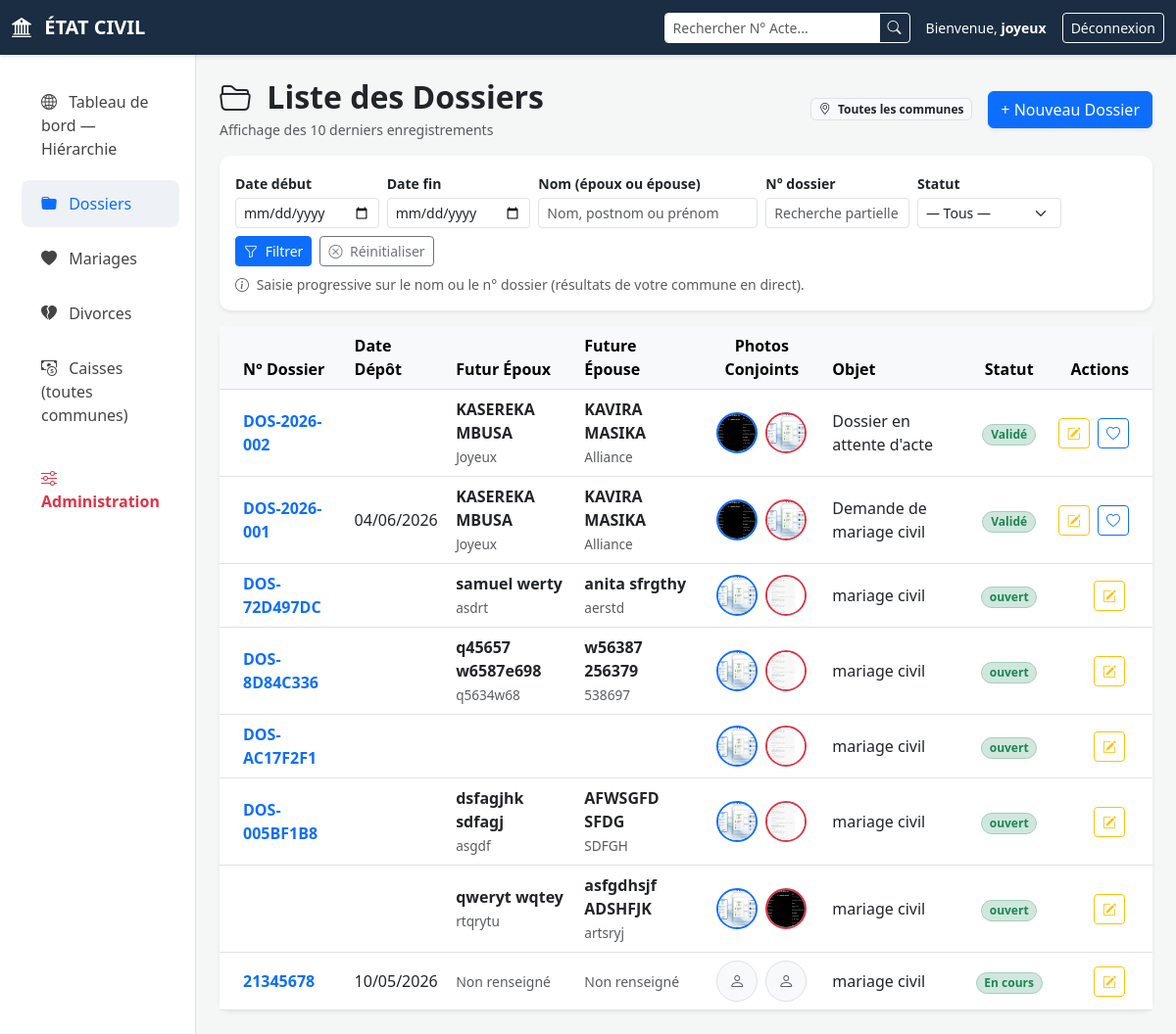
/dossiers/ (signed in), run on an earlier commit of the app's database.
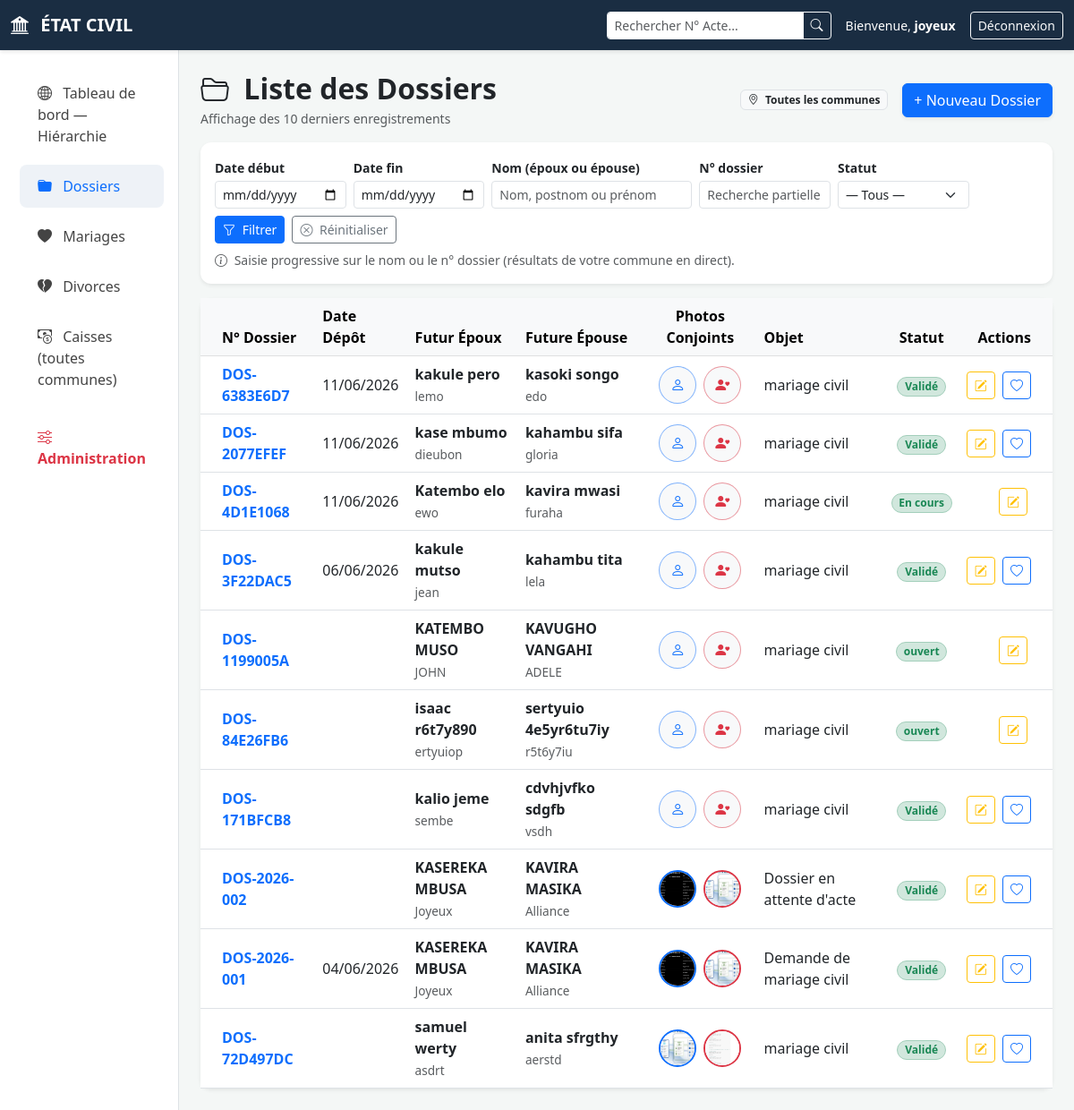
And on a later commit of the database.
### mariage/models.py (models this page shows, shortened)
class Dossier(models.Model):
    STATUS_CHOICES = [
        ('en_attente', 'En attente'),
        ('en_cours', 'En cours'),
        ('valide', 'Validé'),
        ('rejete', 'Rejeté'),
    ]
    numero_dossier = models.CharField(max_length=50, unique=True)
    commune_enregistrement = models.ForeignKey(
        Commune,
        on_delete=models.CASCADE,
        related_name='dossiers_enregistres',
        null=True,  # Permet aux anciens dossiers de ne pas avoir de commune en BDD
        blank=True  # Permet de laisser le champ vide dans les formulaires si besoin
    )
    epoux = models.ForeignKey(Epoux, on_delete=models.CASCADE, related_name='dossiers_epoux', null=True, blank=True)
    epouse = models.ForeignKey(Epouse, on_delete=models.CASCADE, related_name='dossiers_epouse', null=True, blank=True)
    date_depot = models.DateField(null=True, blank=True)
    objet = models.CharField(max_length=255, null=True, blank=True)
    statut = models.CharField(max_length=20, choices=STATUS_CHOICES, default='en_attente')
    utilisateur = models.ForeignKey(Utilisateur, on_delete=models.CASCADE)
    date_creation = models.DateTimeField(auto_now_add=True)
    date_mise_a_jour = models.DateTimeField(auto_now=True)
    celebre_a_mairie = models.BooleanField(
        default=False,
        help_text="Mariage célébré à la mairie (hôtel de ville) plutôt qu'en commune.",
    )

class Epoux(models.Model):
    nom = models.CharField(max_length=100)
    post_nom = models.CharField(max_length=100)
    prenom = models.CharField(max_length=100)
    commune_residence = models.ForeignKey(Commune, on_delete=models.SET_NULL, null=True)
    piece_identite = models.CharField(max_length=100)
    numero_piece = models.CharField(max_length=100, unique=True)
    photo_carte = models.ImageField(upload_to='cartes_identite/', null=True, blank=True)
    telephone = models.CharField(max_length=20)
    empreinte_digitale = models.OneToOneField(EmpreinteDigitale, on_delete=models.SET_NULL, null=True, blank=True)
    reconnaissance_faciale = models.OneToOneField(
        ReconnaissanceFaciale, on_delete=models.SET_NULL, null=True, blank=True
    )
    profession = models.CharField(max_length=150, null=True, blank=True)
    nom_pere = models.CharField(max_length=100, null=True, blank=True)
    nom_mere = models.CharField(max_length=100, null=True, blank=True)
    date_naissance = models.DateField(null=True, blank=True)
    lieu_naissance = models.CharField(max_length=150, null=True, blank=True)
    nationalite = models.CharField(max_length=100, null=True, blank=True)
    numero_parcelle = models.CharField(max_length=150, null=True, blank=True)
    cellule = models.CharField(max_length=150, null=True, blank=True)
    quartier = models.CharField(max_length=150, null=True, blank=True)
    ville_origine = models.CharField(max_length=150, null=True, blank=True)
    date_delivrance = models.DateField(null=True, blank=True) # CORRIGÉ : DateField avec majuscule
    lieu_delivrance = models.CharField(max_length=150, null=True, blank=True)
    photo = models.ImageField(upload_to='photos/epoux/', blank=True, null=True)
    @property
    def photo_affichage(self):
        return photo_conjoint_affichage(self)

class Epouse(models.Model):
    nom = models.CharField(max_length=100)
    post_nom = models.CharField(max_length=100)
    prenom = models.CharField(max_length=100)
    commune_residence = models.ForeignKey(Commune, on_delete=models.SET_NULL, null=True)
    piece_identite = models.CharField(max_length=100)
    numero_piece = models.CharField(max_length=100, unique=True)
    photo_carte = models.ImageField(upload_to='cartes_identite/', null=True, blank=True)
    telephone = models.CharField(max_length=20)
    empreinte_digitale = models.OneToOneField(EmpreinteDigitale, on_delete=models.SET_NULL, null=True, blank=True)
    reconnaissance_faciale = models.OneToOneField(
        ReconnaissanceFaciale, on_delete=models.SET_NULL, null=True, blank=True
    )
    profession = models.CharField(max_length=150, null=True, blank=True)
    nom_pere = models.CharField(max_length=100, null=True, blank=True)
    nom_mere = models.CharField(max_length=100, null=True, blank=True)
    date_naissance = models.DateField(null=True, blank=True)
    lieu_naissance = models.CharField(max_length=150, null=True, blank=True)
    nationalite = models.CharField(max_length=100, null=True, blank=True)
    numero_parcelle = models.CharField(max_length=150, null=True, blank=True)
    cellule = models.CharField(max_length=150, null=True, blank=True)
    quartier = models.CharField(max_length=150, null=True, blank=True)
    ville_origine = models.CharField(max_length=150, null=True, blank=True)
    date_delivrance = models.DateField(null=True, blank=True) # CORRIGÉ : DateField avec majuscule
    lieu_delivrance = models.CharField(max_length=150, null=True, blank=True)
    photo = models.ImageField(upload_to='photos/epouse/', blank=True, null=True)
    @property
    def photo_affichage(self):
        return photo_conjoint_affichage(self)

### mariage/views.py (the view)
# urls.py: path('dossiers/', views.DossierListView.as_view(), name='dossier_list'),
class DossierListView(SmartSecurityMixin, ListView):
    allowed_roles = ['OPERATEUR', 'OFFICIER', 'BOURGMESTRE', 'MAIRE', 'HIERARCHIE']
    model = Dossier
    template_name = 'mariage/dossiers/dossier_list.html'
    context_object_name = 'dossiers'
    limite_defaut = 10
    def get_queryset(self):
        params = lire_parametres_filtre(self.request)
        return queryset_dossiers_liste(
            self.request.user, params, limite_defaut=self.limite_defaut
        )
    def get_context_data(self, **kwargs):
        context = super().get_context_data(**kwargs)
        params = lire_parametres_filtre(self.request)
        context.update(contexte_filtres_liste(
            self.request, params, 'dossier', self.limite_defaut, self.request.user
        ))
        nouveau_id = self.request.GET.get('nouveau', '').strip()
        if nouveau_id.isdigit():
            context['dossier_nouveau_id'] = int(nouveau_id)
        return context

### mariage/templates/mariage/dossiers/dossier_list.html (shortened to what this page needs)
{% extends 'mariage/base.html' %}
{% load static %}
{% block content %}
<div class="d-flex justify-content-between align-items-center mb-3">
    <div>
        <h2 class="fw-bold mb-1"><i class="bi bi-folder2-open me-2"></i> Liste des Dossiers</h2>
        <p class="text-muted mb-0 small" id="dossier-list-sous-titre">{{ sous_titre_liste }}</p>
    </div>
    <div class="d-flex align-items-center gap-3">
        {% if filtre_commune_label %}
        <span class="badge bg-light text-dark border"><i class="bi bi-geo-alt me-1"></i> {{ filtre_commune_label }}</span>
        {% endif %}
        <a href="{% url 'dossier_create' %}" class="btn btn-primary shadow-sm">+ Nouveau Dossier</a>
    </div>
</div>
{% include 'mariage/partials/filtre_liste.html' %}
<div class="card shadow-sm border-0">
    <div class="card-body p-0">
        <div class="table-responsive">
            <table class="table table-hover align-middle mb-0">
                <thead class="table-light">
                    <tr>
                        <th class="ps-4">N° Dossier</th>
                        <th>Date Dépôt</th>
                        <th>Futur Époux</th>
                        <th>Future Épouse</th>
                        <th class="text-center">Photos Conjoints</th>
                        <th>Objet</th>
                        <th class="text-center">Statut</th>
                        <th class="text-end pe-4">Actions</th>
                    </tr>
                </thead>
                <tbody id="dossier-list-tbody">
                    {% include 'mariage/partials/dossier_list_rows.html' %}
                </tbody>
            </table>
        </div>
    </div>
</div>
{% endblock %}

### mariage/templates/mariage/base.html (shortened to what this page needs)
{% load static %}
<!DOCTYPE html>
<html lang="fr">
<head>
    <link href="https://cdn.jsdelivr.net/npm/bootstrap@5.3.0/dist/css/bootstrap.min.css" rel="stylesheet">
    <link rel="stylesheet" href="https://cdn.jsdelivr.net/npm/bootstrap-icons@1.11.0/font/bootstrap-icons.css">
    <link rel="stylesheet" href="{% static 'mariage/css/style.css' %}">
</head>
<body>
    <nav class="navbar navbar-expand-lg navbar-dark navbar-custom sticky-top">
        <div class="container-fluid">
            <a class="navbar-brand fw-bold" href="{% if url_accueil_user %}{{ url_accueil_user }}{% else %}{% url 'dashboard' %}{% endif %}"><i class="bi bi-bank2 me-2"></i> ÉTAT CIVIL</a>
            {% if role_utilisateur_court != 'CITOYEN' and role_utilisateur_court != 'CONJOINT' %}
            <form class="d-flex ms-auto me-3 d-print-none" action="{% url 'quick_search' %}" method="get" style="max-width: 300px;">
                <div class="input-group input-group-sm">
                    <input type="text" name="q" class="form-control border-light" placeholder="Rechercher N° Acte..." aria-label="Rechercher">
                    <button class="btn btn-outline-light" type="submit">
                        <i class="bi bi-search"></i>
                    </button>
                </div>
            </form>
            {% endif %}
            <div class="d-flex align-items-center text-white small">
                <span>Bienvenue, <strong>{{ user.username }}</strong></span>
                <form action="{% url 'logout' %}" method="post" class="ms-3 m-0">
                    <button type="submit" class="btn btn-sm btn-outline-light">Déconnexion</button>
                </form>
            </div>
        </div>
    </nav>
    <div class="container-fluid">
        <div class="row">
            <nav class="col-md-2 d-none d-md-block sidebar">
                <ul class="nav flex-column">
                    {% for item in menu_items %}
                    <li class="nav-item">
                        <a class="nav-link {% for key in item.active_keys %}{% if key in request.resolver_match.url_name %}active{% endif %}{% endfor %}"
                           href="{% url item.url_name %}">
                            <i class="bi {{ item.icon }} me-2"></i> {{ item.label }}
                        </a>
                    </li>
                    {% empty %}
                    <li class="nav-item">
                        <a class="nav-link" href="{% url 'dashboard' %}"><i class="bi bi-speedometer2 me-2"></i> Accueil</a>
                    </li>
                    {% endfor %}
                    {% if user.is_superuser %}
                        <li class="nav-item mt-2">
                            <a class="nav-link text-danger fw-bold" href="/admin/" target="_blank">
                                <i class="bi bi-sliders me-2"></i> Administration
                            </a>
                        </li>
                    {% endif %}
                </ul>
            </nav>
            <main class="col-md-10 ms-sm-auto px-md-4 py-4 main-content">
                <div id="toast-container" class="position-fixed top-0 end-0 p-3"></div>
                {% block content %}{% endblock %}
            </main>
        </div>
    </div>
</body>

### mariage/templates/mariage/partials/dossier_list_rows.html (shortened to what the changed rows need)
{% for dossier in dossiers %}
<tr{% if dossier_nouveau_id == dossier.pk %} class="table-success" id="dossier-nouveau-ligne"{% endif %}>
    <td class="ps-4 fw-bold">
        <a href="{% url 'dossier_edit' dossier.id %}" class="text-primary text-decoration-none">{{ dossier.numero_dossier }}</a>
    </td>
    <td>{{ dossier.date_depot|date:"d/m/Y" }}</td>
    <td>
        {% if dossier.epoux %}
            <span class="fw-semibold text-dark d-block">{{ dossier.epoux.nom }} {{ dossier.epoux.post_nom }}</span>
            <small class="text-muted" style="font-size: 0.85rem;">{{ dossier.epoux.prenom }}</small>
        {% else %}
            <span class="text-muted small italic">Non renseigné</span>
        {% endif %}
    </td>
    <td>
        {% if dossier.epouse %}
            <span class="fw-semibold text-dark d-block">{{ dossier.epouse.nom }} {{ dossier.epouse.post_nom }}</span>
            <small class="text-muted" style="font-size: 0.85rem;">{{ dossier.epouse.prenom }}</small>
        {% else %}
            <span class="text-muted small italic">Non renseigné</span>
        {% endif %}
    </td>
    <td class="text-center">
        <div class="d-flex justify-content-center gap-2">
            {% if dossier.epoux %}
                {% if dossier.epoux.photo_affichage %}
                    <img src="{{ dossier.epoux.photo_affichage.url }}" alt="Photo époux"
                         class="rounded-circle border border-2 border-primary photo-conjoint-thumb"
                         style="width: 42px; height: 42px; object-fit: cover; cursor: pointer;"
                         title="Cliquer pour agrandir — Époux: {{ dossier.epoux.nom }} {{ dossier.epoux.prenom }}"
                         role="button" tabindex="0"
                         data-photo-url="{{ dossier.epoux.photo_affichage.url }}"
                         data-photo-label="Futur Époux — {{ dossier.epoux.nom }} {{ dossier.epoux.post_nom }} {{ dossier.epoux.prenom }}">
                {% else %}
                    <div class="rounded-circle bg-light d-flex align-items-center justify-content-center border border-primary border-opacity-50" style="width: 42px; height: 42px;" title="Pas de photo époux">
                        <i class="bi bi-person text-primary"></i>
                    </div>
                {% endif %}
            {% else %}
                <div class="rounded-circle bg-light d-flex align-items-center justify-content-center border" style="width: 42px; height: 42px;"><i class="bi bi-person text-muted"></i></div>
            {% endif %}
            {% if dossier.epouse %}
                {% if dossier.epouse.photo_affichage %}
                    <img src="{{ dossier.epouse.photo_affichage.url }}" alt="Photo épouse"
                         class="rounded-circle border border-2 border-danger photo-conjoint-thumb"
                         style="width: 42px; height: 42px; object-fit: cover; cursor: pointer;"
                         title="Cliquer pour agrandir — Épouse: {{ dossier.epouse.nom }} {{ dossier.epouse.prenom }}"
                         role="button" tabindex="0"
                         data-photo-url="{{ dossier.epouse.photo_affichage.url }}"
                         data-photo-label="Future Épouse — {{ dossier.epouse.nom }} {{ dossier.epouse.post_nom }} {{ dossier.epouse.prenom }}">
                {% else %}
                    <div class="rounded-circle bg-light d-flex align-items-center justify-content-center border border-danger border-opacity-50" style="width: 42px; height: 42px;" title="Pas de photo épouse">
                        <i class="bi bi-person-heart text-danger"></i>
                    </div>
                {% endif %}
            {% else %}
                <div class="rounded-circle bg-light d-flex align-items-center justify-content-center border" style="width: 42px; height: 42px;"><i class="bi bi-person text-muted"></i></div>
            {% endif %}
        </div>
    </td>
    <td>{{ dossier.objet|default:"mariage civil" }}</td>
    <td class="text-center">
        <span class="badge rounded-pill {% if dossier.statut == 'valide' or dossier.statut == 'en_cours' or dossier.statut == 'Ouvert' or dossier.statut == 'ouvert' %}bg-success-subtle text-success border border-success-subtle{% else %}bg-warning-subtle text-warning border border-warning-subtle{% endif %}">
            {{ dossier.get_statut_display|default:dossier.statut }}
        </span>
    </td>
    <td class="text-end pe-4 text-nowrap">
        <a href="{% url 'dossier_edit' dossier.id %}" class="btn btn-sm btn-outline-warning me-1" title="Modifier le dossier">
            <i class="bi bi-pencil-square"></i>
        </a>
        {% if dossier.statut == 'valide' %}
        <a href="{% url 'mariage_create' %}?dossier={{ dossier.id }}" class="btn btn-sm btn-outline-primary" title="Célébrer">
            <i class="bi bi-heart"></i>
        </a>
        {% endif %}
    </td>
</tr>
{% endfor %}

What changed in the data, as far as the page shows it:
no longer on this page (row unchanged): Dossier: numero_dossier "DOS-8D84C336", epoux.nom "q45657", epoux.post_nom "w6587e698", epoux.prenom "q5634w68", epouse.nom "w56387", epouse.post_nom "256379", epouse.prenom "538697", epoux.photo_affichage (picture), epouse.photo_affichage (picture), objet "mariage civil", statut "ouvert"
no longer on this page (row unchanged): Dossier: numero_dossier "DOS-AC17F2F1", epoux.photo_affichage (picture), epouse.photo_affichage (picture), objet "mariage civil", statut "ouvert"
no longer on this page (row unchanged): Dossier: numero_dossier "DOS-005BF1B8", epoux.nom "dsfagjhk", epoux.post_nom "sdfagj", epoux.prenom "asgdf", epouse.nom "AFWSGFD", epouse.post_nom "SFDG", epouse.prenom "SDFGH", epoux.photo_affichage (picture), epouse.photo_affichage (picture), objet "mariage civil", statut "ouvert"
no longer on this page (row unchanged): Dossier: epoux.nom "qweryt", epoux.post_nom "wqtey", epoux.prenom "rtqrytu", epouse.nom "asfgdhsjf", epouse.post_nom "ADSHFJK", epouse.prenom "artsryj", epoux.photo_affichage (picture), epouse.photo_affichage (picture), objet "mariage civil", statut "ouvert"
no longer on this page (row unchanged): Dossier: numero_dossier "21345678", date_depot "10/05/2026", shows "Non renseigné", objet "mariage civil", statut "En cours"
added Dossier: numero_dossier "DOS-6383E6D7", date_depot "11/06/2026", epoux.nom "kakule", epoux.post_nom "pero", epoux.prenom "lemo", epouse.nom "kasoki", epouse.post_nom "songo", epouse.prenom "edo", objet "mariage civil", statut "Validé"
added Dossier: numero_dossier "DOS-2077EFEF", date_depot "11/06/2026", epoux.nom "kase", epoux.post_nom "mbumo", epoux.prenom "dieubon", epouse.nom "kahambu", epouse.post_nom "sifa", epouse.prenom "gloria", objet "mariage civil", statut "Validé"
added Dossier: numero_dossier "DOS-4D1E1068", date_depot "11/06/2026", epoux.nom "Katembo", epoux.post_nom "elo", epoux.prenom "ewo", epouse.nom "kavira", epouse.post_nom "mwasi", epouse.prenom "furaha", objet "mariage civil", statut "En cours"
added Dossier: numero_dossier "DOS-3F22DAC5", date_depot "06/06/2026", epoux.nom "kakule", epoux.post_nom "mutso", epoux.prenom "jean", epouse.nom "kahambu", epouse.post_nom "tita", epouse.prenom "lela", objet "mariage civil", statut "Validé"
added Dossier: numero_dossier "DOS-1199005A", epoux.nom "KATEMBO", epoux.post_nom "MUSO", epoux.prenom "JOHN", epouse.nom "KAVUGHO", epouse.post_nom "VANGAHI", epouse.prenom "ADELE", objet "mariage civil", statut "ouvert"
added Dossier: numero_dossier "DOS-84E26FB6", epoux.nom "isaac", epoux.post_nom "r6t7y890", epoux.prenom "ertyuiop", epouse.nom "sertyuio", epouse.post_nom "4e5yr6tu7iy", epouse.prenom "r5t6y7iu", objet "mariage civil", statut "ouvert"
added Dossier: numero_dossier "DOS-171BFCB8", epoux.nom "kalio", epoux.post_nom "jeme", epoux.prenom "sembe", epouse.nom "cdvhjvfko", epouse.post_nom "sdgfb", epouse.prenom "vsdh", objet "mariage civil", statut "Validé"
changed Dossier "DOS-72D497DC": statut "ouvert" → "Validé"
